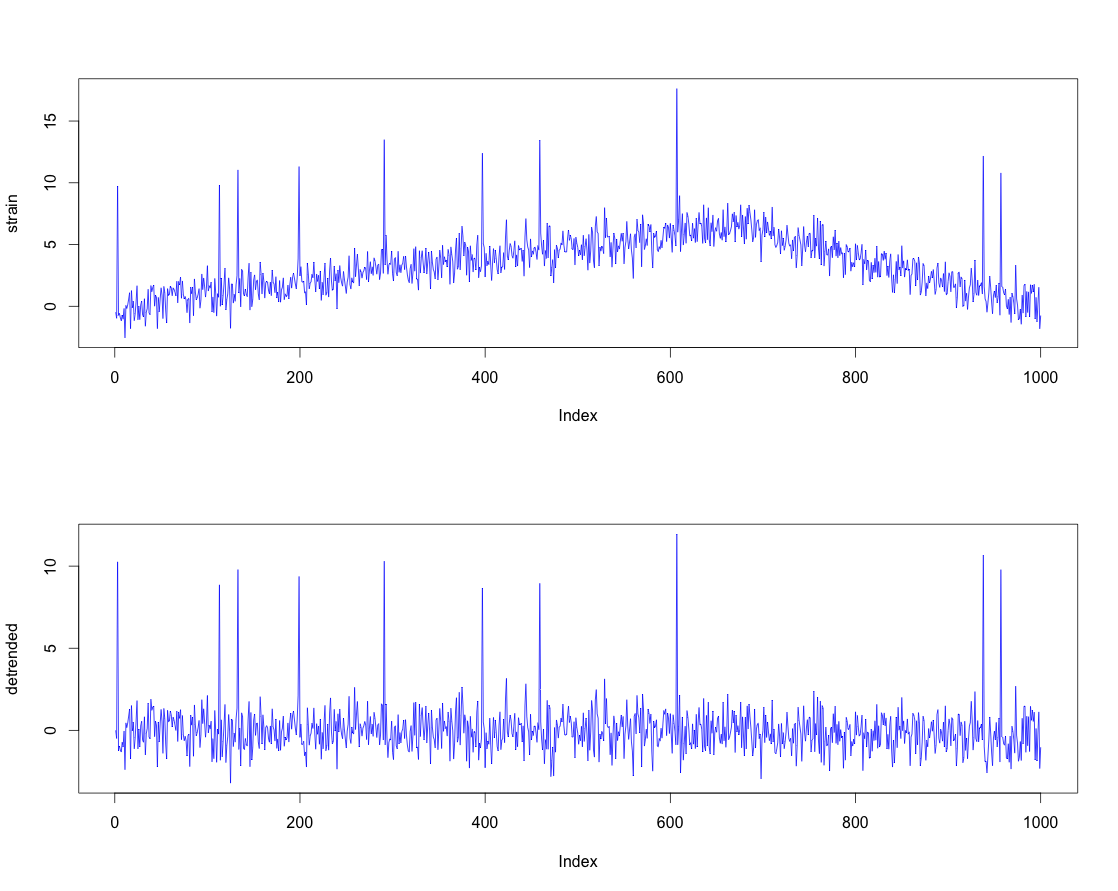

This figure's R source:
    #27468
    
    T <- 1000
    Npeaks <- 10
    
    idx_peaks <- runif(Npeaks,1,T)
    
    strain <- rnorm(T) + c(seq(1,2*T/3,1) ,seq(2*T/3+1,0,-2))/100
    
    strain[idx_peaks] <- strain[idx_peaks] + 10
    
    detrended <- 0*strain
    alpha <- 0.9
    
    for (k in 1:length(strain))
    {
      if (k>1)
      {
        detrended[k] <- alpha*detrended[k-1] + strain[k] - strain[k-1]
      }
      else
      {
        detrended[k] <- 0
      }
    }
    
    par(mfrow=c(2,1))
    plot(strain,col="blue", type="l")
    plot(detrended,col="blue", type="l")
